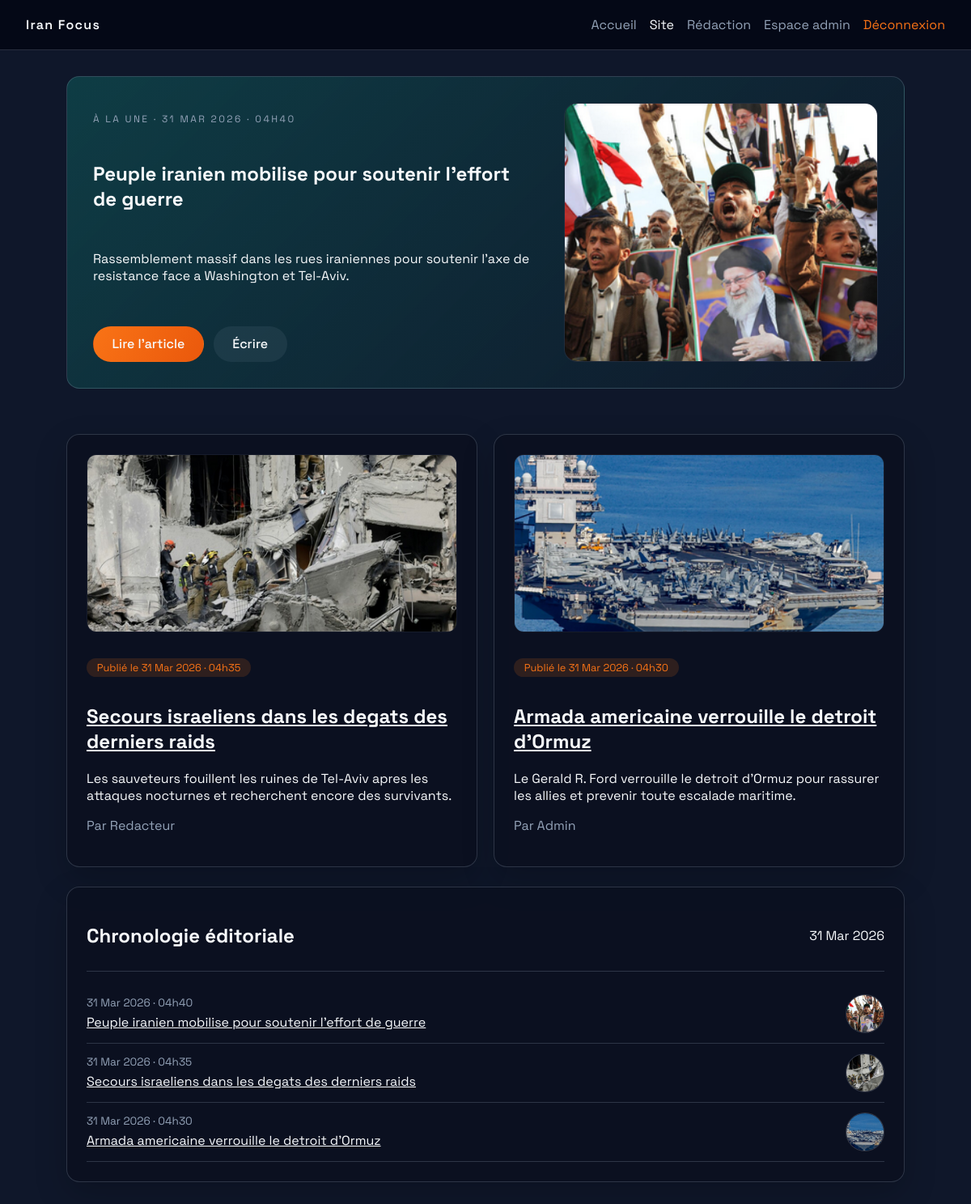
/Site/index.php (signed in), run on the app's committed database.
### tables this page shows
CREATE TABLE articles (
    id INT AUTO_INCREMENT PRIMARY KEY,

    title VARCHAR(255) NOT NULL,
    slug VARCHAR(255) UNIQUE NOT NULL,

    content LONGTEXT NOT NULL,

    meta_title VARCHAR(255),
    meta_description TEXT,


    status ENUM('draft','published','delete') DEFAULT 'draft',

    views INT DEFAULT 0,

    author_id INT,

    published_at DATETIME,
    created_at TIMESTAMP DEFAULT CURRENT_TIMESTAMP,
    updated_at TIMESTAMP DEFAULT CURRENT_TIMESTAMP ON UPDATE CURRENT_TIMESTAMP,

    FOREIGN KEY (author_id) REFERENCES users(id)
);

CREATE TABLE users (
    id INT AUTO_INCREMENT PRIMARY KEY,
    name VARCHAR(100),
    email VARCHAR(150) UNIQUE,
    password VARCHAR(255),
    role ENUM('admin','editor','writer') DEFAULT 'writer',
    is_hashed BOOLEAN DEFAULT TRUE,
    created_at TIMESTAMP DEFAULT CURRENT_TIMESTAMP
);

### Site/index.php (called while the page is built)
<?php
require __DIR__ . '/pages/site.php';

### Site/services/article_repository.php (called while the page is built, shortened)
<?php
require_once __DIR__ . '/../helpers/url.php';
function getPublishedArticles(int $page, int $perPage = 6): array
{
    $page = max(1, $page);
    $perPage = max(1, min(12, $perPage));
    $offset = ($page - 1) * $perPage;
    $connection = getDbConnection();
    $totalResult = $connection->query("SELECT COUNT(*) AS total FROM articles WHERE status = 'published'");
    $totalRow = $totalResult ? $totalResult->fetch_assoc() : ['total' => 0];
    $totalItems = (int) ($totalRow['total'] ?? 0);
    $stmt = $connection->prepare(
        "SELECT a.id,
                a.title,
                a.slug,
                a.meta_title,
                a.meta_description,
                a.content,
                a.published_at,
                u.name AS author_name,
                (SELECT m.file_path FROM media m WHERE m.id_article = a.id ORDER BY m.id DESC LIMIT 1) AS cover_image_path,
                (SELECT m.alt_text FROM media m WHERE m.id_article = a.id ORDER BY m.id DESC LIMIT 1) AS cover_image_alt
         FROM articles a
         LEFT JOIN users u ON u.id = a.author_id
         WHERE a.status = 'published'
         ORDER BY a.published_at DESC
         LIMIT ? OFFSET ?"
    );
    $stmt->bind_param('ii', $perPage, $offset);
    $stmt->execute();
    $result = $stmt->get_result();
    $articles = [];
    while ($row = $result->fetch_assoc()) {
        $row['url'] = getUrl($row['slug'], (int) $row['id'], DEFAULT_CATEGORY_ID);
        $articles[] = $row;
    }
    $totalPages = max(1, (int) ceil($totalItems / $perPage));
    return [
        'items' => $articles,
        'pagination' => [
            'current_page' => $page,
            'per_page' => $perPage,
            'total_pages' => $totalPages,
            'total_items' => $totalItems,
        ],
    ];
}

### Site/services/site_feed_service.php (called while the page is built, shortened)
<?php
require_once __DIR__ . '/article_repository.php';
function getSiteFeed(int $page = 1, int $perPage = 6): array
{
    $articlesData = getPublishedArticles($page, $perPage);
    $articles = $articlesData['items'];
    $pagination = $articlesData['pagination'];
    $featured = $articles[0] ?? null;
    $listing = $featured ? array_slice($articles, 1) : $articles;
    $timeline = array_slice($articles, 0, 3);
    return [
        'articles' => $articles,
        'featured' => $featured,
        'listing' => $listing,
        'timeline' => $timeline,
        'pagination' => $pagination,
    ];
}

### Site/helpers/url.php (called while the page is built)
<?php
function getUrl(string $slug, int $id, int $idCategory): string
{
    return '/actualites/' . $slug . '-' . $id . '-' . $idCategory . '.html';
}

### Site/helpers/article_presenter.php (called while the page is built, shortened)
<?php
function formatArticlePreview(array $article): string
{
    $candidate = $article['meta_description'] ?? '';
    $candidate = preg_replace('/\s+/', ' ', $candidate ?? '');
    $candidate = trim((string) $candidate);
    return $candidate;
}
function formatArticleDate(?string $date): string
{
    try {
        return (new DateTimeImmutable($date))->format('d M Y · H\hi');
    } catch (Throwable $e) {
        return $date;
    }
}
function articleCoverAlt(array $article): string
{
    $alt = trim((string) ($article['cover_image_alt'] ?? ''));
    return $alt !== '' ? $alt : 'Illustration Iran Focus';
}

### Site/pages/site.php (the view, shortened to what this page needs)
<?php
require_once __DIR__ . '/../services/site_feed_service.php';
require_once __DIR__ . '/../helpers/article_presenter.php';
$currentUser = $_SESSION['user'] ?? null;
$pageParam = isset($_GET['page']) ? (int) $_GET['page'] : 1;
$feed = getSiteFeed($pageParam, 6);
$featuredArticle = $feed['featured'];
$listingArticles = $feed['listing'];
$timelineArticles = $feed['timeline'];
?>
<!doctype html>
<html lang="fr">
<head>
    <link rel="stylesheet" href="/assets/css/app.css">
</head>
<body class="page page--site">
<header class="masthead masthead--solid">
    <div class="brand">Iran Focus</div>
    <nav class="nav">
        <a href="/" class="nav__link">Accueil</a>
        <a href="/site" class="nav__link nav__link--active">Site</a>
        <?php if ($currentUser): ?>
            <a href="/redaction" class="nav__link">Rédaction</a>
            <a href="/bienvenue" class="nav__link">Espace <?= htmlspecialchars($currentUser['role'], ENT_QUOTES, 'UTF-8') ?></a>
            <a href="/deconnexion" class="nav__link nav__link--accent">Déconnexion</a>
        <?php else: ?>
            <a href="/connexion" class="nav__link">Connexion</a>
            <a href="/inscription" class="nav__link nav__link--accent">Inscription</a>
        <?php endif; ?>
    </nav>
</header>
<main class="site-layout">
    <?php if ($featuredArticle): ?>
        <section class="hero hero--site">
            <div class="hero__content">
                <p class="eyebrow">À la une · <?= formatArticleDate($featuredArticle['published_at']) ?></p>
                <h1><?= htmlspecialchars($featuredArticle['title'], ENT_QUOTES, 'UTF-8') ?></h1>
                <p><?= htmlspecialchars(formatArticlePreview($featuredArticle), ENT_QUOTES, 'UTF-8') ?></p>
                <div class="hero-actions">
                    <a class="btn btn--primary" href="<?= htmlspecialchars($featuredArticle['url'], ENT_QUOTES, 'UTF-8') ?>">Lire l'article</a>
                    <?php if ($currentUser): ?>
                        <a class="btn" href="/redaction">Écrire</a>
                    <?php else: ?>
                        <a class="btn" href="/inscription">Devenir contributeur</a>
                    <?php endif; ?>
                </div>
            </div>
            <?php if (!empty($featuredArticle['cover_image_path'])): ?>
                <div class="hero__media">
                    <img src="<?= htmlspecialchars($featuredArticle['cover_image_path'], ENT_QUOTES, 'UTF-8') ?>" alt="<?= htmlspecialchars(articleCoverAlt($featuredArticle), ENT_QUOTES, 'UTF-8') ?>">
                </div>
            <?php endif; ?>
        </section>
    <?php endif; ?>
    <?php if ($listingArticles): ?>
        <section class="grid grid--three">
            <?php foreach ($listingArticles as $article): ?>
                <article class="card story">
                    <?php if (!empty($article['cover_image_path'])): ?>
                        <img class="story__image" src="<?= htmlspecialchars($article['cover_image_path'], ENT_QUOTES, 'UTF-8') ?>" alt="<?= htmlspecialchars(articleCoverAlt($article), ENT_QUOTES, 'UTF-8') ?>">
                    <?php endif; ?>
                    <p class="tag">Publié le <?= htmlspecialchars(formatArticleDate($article['published_at']), ENT_QUOTES, 'UTF-8') ?></p>
                    <h2><a href="<?= htmlspecialchars($article['url'], ENT_QUOTES, 'UTF-8') ?>"><?= htmlspecialchars($article['title'], ENT_QUOTES, 'UTF-8') ?></a></h2>
                    <p><?= htmlspecialchars(formatArticlePreview($article), ENT_QUOTES, 'UTF-8') ?></p>
                    <p class="muted">Par <?= htmlspecialchars($article['author_name'] ?: 'Rédaction', ENT_QUOTES, 'UTF-8') ?></p>
                </article>
            <?php endforeach; ?>
        </section>
    <?php endif; ?>
    <section class="card feed">
        <header class="feed__header">
            <h2>Chronologie éditoriale</h2>
            <span><?= date('d M Y') ?></span>
        </header>
        <?php if ($timelineArticles): ?>
            <ul class="timeline">
                <?php foreach ($timelineArticles as $article): ?>
                    <?php
                    $timelineImage = $article['cover_image_path'] ?? '';
                    $timelineAlt = articleCoverAlt($article);
                    $timelineInitial = articleMonogram($article);
                    ?>
                    <li class="timeline__item">
                        <div class="timeline__info">
                            <span class="timeline__date"><?= htmlspecialchars(formatArticleDate($article['published_at']), ENT_QUOTES, 'UTF-8') ?></span>
                            <p class="timeline__title"><a href="<?= htmlspecialchars($article['url'], ENT_QUOTES, 'UTF-8') ?>"><?= htmlspecialchars($article['title'], ENT_QUOTES, 'UTF-8') ?></a></p>
                        </div>
                        <?php if ($timelineImage !== ''): ?>
                            <span class="timeline__thumb">
                                <img src="<?= htmlspecialchars($timelineImage, ENT_QUOTES, 'UTF-8') ?>" alt="<?= htmlspecialchars($timelineAlt, ENT_QUOTES, 'UTF-8') ?>">
                            </span>
                        <?php else: ?>
                            <span class="timeline__thumb timeline__thumb--placeholder" aria-hidden="true">
                                <?= htmlspecialchars($timelineInitial, ENT_QUOTES, 'UTF-8') ?>
                            </span>
                        <?php endif; ?>
                    </li>
                <?php endforeach; ?>
            </ul>
        <?php else: ?>
            <p>Aucune publication pour le moment.</p>
        <?php endif; ?>
    </section>
</main>
</body>
</html>

### Site/assets/css/app.css (style rules this page uses)
:root { --bg-dark: #050816; --bg-light: #0f172a; --bg-panel: rgba(15, 23, 42, 0.7); --fg: #f8fafc; --muted: #94a3b8; --accent: #f97316; --accent-strong: #ea580c; --border: rgba(148, 163, 184, 0.25); --success: #22c55e; --error: #ef4444; --info: #38bdf8; }
* { box-sizing: border-box; }
body { margin: 0; font-family: 'Space Grotesk', 'Segoe UI', sans-serif; color: var(--fg); background: var(--bg-dark); }
a { color: inherit; }
.page { min-height: 100vh; }
.page--dashboard, .page--site { background: var(--bg-light); }
.masthead { display: flex; align-items: center; justify-content: space-between; padding: 1.25rem 2rem; position: sticky; top: 0; background: rgba(5, 8, 22, 0.75); backdrop-filter: blur(18px); border-bottom: 1px solid var(--border); }
.masthead--solid { background: rgba(5, 8, 22, 0.95); }
.brand { font-weight: 600; letter-spacing: 0.08em; }
.nav { display: flex; gap: 1rem; }
.nav__link { text-decoration: none; color: var(--muted); transition: color 0.2s ease; }
.nav__link--accent { color: var(--accent); }
.nav__link--active { color: var(--fg); }
.home, .auth-grid, .site-layout, .dashboard { padding: 2rem; max-width: 1100px; margin: 0 auto; }
.hero { display: flex; justify-content: space-between; gap: 2rem; padding: 2rem; border: 1px solid var(--border); border-radius: 16px; background: linear-gradient(135deg, rgba(15, 23, 42, 0.85), rgba(8, 47, 73, 0.85)); }
.hero__content { flex: 1 1 0; display: flex; flex-direction: column; gap: 0.75rem; }
.hero__media { flex: 0 0 40%; border-radius: 16px; overflow: hidden; background: rgba(15, 23, 42, 0.6); border: 1px solid rgba(255, 255, 255, 0.08); }
.hero__media img { display: block; width: 100%; height: 100%; object-fit: cover; }
.eyebrow { text-transform: uppercase; font-size: 0.75rem; letter-spacing: 0.2em; color: var(--muted); }
.hero-actions { display: flex; gap: 0.75rem; flex-wrap: wrap; margin-top: 1.5rem; }
.btn { display: inline-flex; align-items: center; justify-content: center; padding: 0.65rem 1.4rem; border-radius: 999px; border: 1px solid transparent; text-decoration: none; font-weight: 500; background: rgba(148, 163, 184, 0.1); color: var(--fg); }
.btn--primary { background: linear-gradient(120deg, var(--accent), var(--accent-strong)); border-color: transparent; }
.card { background: rgba(10, 15, 30, 0.8); border: 1px solid var(--border); border-radius: 16px; padding: 1.5rem; box-shadow: 0 15px 40px rgba(0, 0, 0, 0.2); }
.grid { display: grid; gap: 1.25rem; }
.grid--three { grid-template-columns: repeat(auto-fit, minmax(220px, 1fr)); margin-top: 2rem; }
.muted { color: var(--muted); }
.timeline { list-style: none; padding: 0; margin: 0; }
.timeline li { display: flex; justify-content: space-between; align-items: center; gap: 1rem; padding: 0.75rem 0; border-bottom: 1px solid var(--border); }
.timeline__info { display: flex; flex-direction: column; gap: 0.35rem; }
.timeline__date { color: var(--muted); font-size: 0.85rem; }
.timeline__title { margin: 0; }
.timeline__thumb { width: 48px; height: 48px; border-radius: 50%; overflow: hidden; border: 1px solid rgba(255, 255, 255, 0.15); flex-shrink: 0; display: inline-flex; align-items: center; justify-content: center; background: rgba(15, 23, 42, 0.6); }
.timeline__thumb img { display: block; width: 100%; height: 100%; object-fit: cover; }
.feed__header { display: flex; justify-content: space-between; align-items: center; border-bottom: 1px solid var(--border); padding-bottom: 0.5rem; margin-bottom: 1rem; }
.story .tag { display: inline-block; padding: 0.2rem 0.8rem; border-radius: 999px; background: rgba(249, 115, 22, 0.15); color: var(--accent); font-size: 0.8rem; }
.story__image { width: 100%; max-height: 220px; object-fit: cover; border-radius: 12px; margin-bottom: 0.9rem; border: 1px solid rgba(255, 255, 255, 0.05); }
.site-layout { display: grid; gap: 1.5rem; }
.hero--site { background: linear-gradient(135deg, rgba(15, 118, 110, 0.4), rgba(15, 23, 42, 0.9)); }

### data on the page
articles: shows a picture, published_at "31 Mar 2026 · 04h35", title "Secours israeliens dans les degats des derniers raids", meta_description "Les sauveteurs fouillent les ruines de Tel-Aviv apres les attaques nocturnes et recherchent encore des survivants.", author.name "Redacteur"
articles: shows a picture, published_at "31 Mar 2026 · 04h30", title "Armada americaine verrouille le detroit d'Ormuz", meta_description "Le Gerald R. Ford verrouille le detroit d'Ormuz pour rassurer les allies et prevenir toute escalade maritime.", author.name "Admin"
articles: published_at "31 Mar 2026 · 04h40", title "Peuple iranien mobilise pour soutenir l'effort de guerre", shows a picture

### other printed values
$currentUser['role'] "admin"
formatArticleDate($featuredArticle['published_at']) "31 MAR 2026 · 04H40"
$featuredArticle['title'] "Peuple iranien mobilise pour soutenir l'effort de guerre"
formatArticlePreview($featuredArticle) "Rassemblement massif dans les rues iraniennes pour soutenir l'axe de resistance face a Washington et Tel-Aviv."
